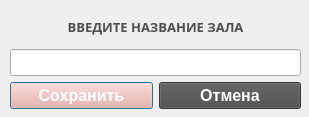
<?xml version="1.0" encoding="UTF-8"?>
<ui version="4.0">
 <class>CatAdd</class>
 <widget class="QDialog" name="CatAdd">
  <property name="geometry">
   <rect>
    <x>0</x>
    <y>0</y>
    <width>309</width>
    <height>117</height>
   </rect>
  </property>
  <property name="font">
   <font>
    <family>Arial</family>
    <pointsize>10</pointsize>
    <weight>75</weight>
    <bold>true</bold>
   </font>
  </property>
  <property name="windowTitle">
   <string>Добавление названия зала</string>
  </property>
  <widget class="QWidget" name="verticalLayoutWidget">
   <property name="geometry">
    <rect>
     <x>10</x>
     <y>10</y>
     <width>291</width>
     <height>99</height>
    </rect>
   </property>
   <layout class="QVBoxLayout" name="verticalLayout">
    <item>
     <widget class="QLabel" name="label">
      <property name="font">
       <font>
        <family>Arial Black</family>
        <pointsize>10</pointsize>
        <weight>75</weight>
        <bold>true</bold>
       </font>
      </property>
      <property name="layoutDirection">
       <enum>Qt::LeftToRight</enum>
      </property>
      <property name="autoFillBackground">
       <bool>false</bool>
      </property>
      <property name="styleSheet">
       <string notr="true">color: rgb(78, 78, 78);</string>
      </property>
      <property name="text">
       <string>ВВЕДИТЕ НАЗВАНИЕ ЗАЛА</string>
      </property>
      <property name="alignment">
       <set>Qt::AlignCenter</set>
      </property>
     </widget>
    </item>
    <item>
     <widget class="QLineEdit" name="catName">
      <property name="font">
       <font>
        <family>Tahoma</family>
        <pointsize>12</pointsize>
        <weight>75</weight>
        <bold>true</bold>
       </font>
      </property>
     </widget>
    </item>
    <item>
     <layout class="QHBoxLayout" name="horizontalLayout">
      <item>
       <widget class="QPushButton" name="saveButton">
        <property name="font">
         <font>
          <family>Arial</family>
          <pointsize>12</pointsize>
          <weight>75</weight>
          <bold>true</bold>
         </font>
        </property>
        <property name="styleSheet">
         <string notr="true">background-color: rgb(250, 167, 150);
color: rgb(255, 255, 255);</string>
        </property>
        <property name="text">
         <string>Сохранить</string>
        </property>
       </widget>
      </item>
      <item>
       <widget class="QPushButton" name="canselButton">
        <property name="font">
         <font>
          <family>Arial</family>
          <pointsize>12</pointsize>
          <weight>75</weight>
          <bold>true</bold>
         </font>
        </property>
        <property name="styleSheet">
         <string notr="true">background-color: rgb(74, 74, 74);
color: rgb(255, 255, 255);</string>
        </property>
        <property name="text">
         <string>Отмена</string>
        </property>
       </widget>
      </item>
     </layout>
    </item>
   </layout>
  </widget>
 </widget>
 <resources/>
 <connections/>
</ui>
